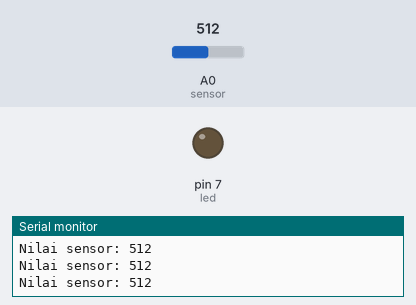
The sketch below on a simulated Arduino Uno, built with avr-gcc and run on an emulated ATmega328P. Shown: output pins drawn as LEDs (lit = HIGH), the last lines printed to the serial monitor. The inputs (shaded band) are chosen by the test bench; at power-on: A0 (sensor) = 512.

Above: at 1.2 s.
1.3 s: A0 (sensor) set to 521
At 2.1 s:
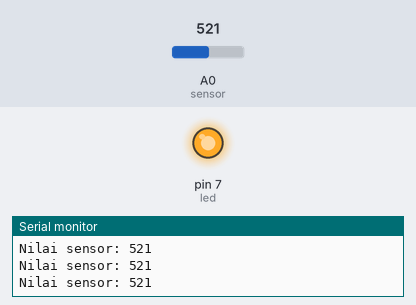
2.8 s: A0 (sensor) set to 511
At 3.3 s:
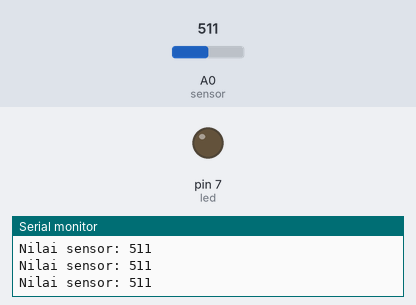
5.8 s: A0 (sensor) set to 716
At 6.2 s:
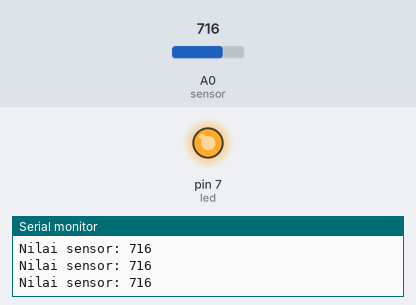
Timing chart, 0 to 8.8 s (numbered marks = the images above; inputs shaded):
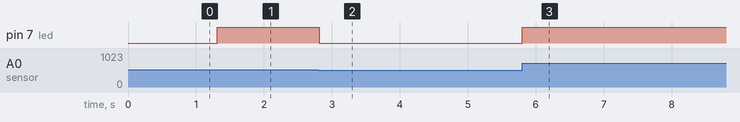

Measured:
- the behaviour switches between 513 and 514 on A0 (sensor) (found by bisection; images 0 and 1)
- after the input at 1.3 s, pin 7 (led): LOW → HIGH at once
- after the input at 2.8 s, pin 7 (led): HIGH → LOW at once
- after the input at 5.8 s, pin 7 (led): LOW → HIGH at once

The sketch:

led_potensio.ino
```cpp
int sensor = A0;
int led = 7;

int val = 0;

void setup() {
  // put your setup code here, to run once:
  pinMode(led, OUTPUT);
  Serial.begin(9600);
}

void loop() {
  // put your main code here, to run repeatedly:
  val = analogRead(sensor);
  int res = map(val, 0, 1023, 0, 255);

  analogWrite(led, res);

  Serial.print("Nilai sensor: ");
  Serial.println(val);
}
```
